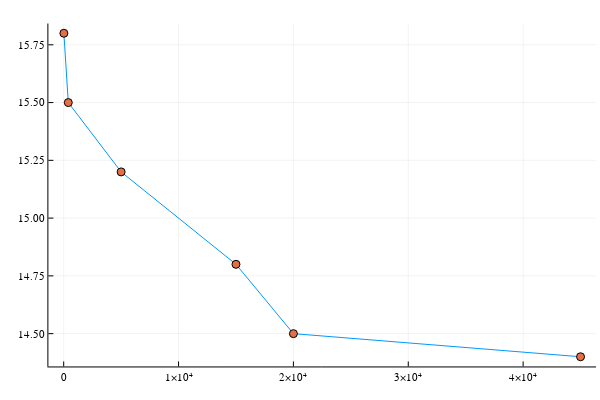

Here is the notebook cell this chart was saved with:
### Code cell
#First plot the data
plot(num_pirates, global_temp, legend = false)
scatter!(num_pirates, global_temp, legend = false)

### Figure 1 — Plotly figure (JSON) as saved in the notebook; plotly's stock layout.template omitted (floating-point values rounded to 4 significant figures)
{"data": [{"colorbar": {"title": ""}, "legendgroup": "y1", "line": {"color": "rgba(0, 154, 250, 1.000)", "dash": "solid", "shape": "linear", "width": 1}, "mode": "lines", "name": "y1", "showlegend": true, "type": "scatter", "x": [45000, 20000, 15000, 5000, 400, 17], "xaxis": "x1", "y": [14.4, 14.5, 14.8, 15.2, 15.5, 15.8], "yaxis": "y1", "zmax": null, "zmin": null}, {"colorbar": {"title": ""}, "legendgroup": "y2", "marker": {"color": "rgba(227, 111, 71, 1.000)", "line": {"color": "rgba(0, 0, 0, 1.000)", "width": 1}, "size": 8, "symbol": "circle"}, "mode": "markers", "name": "y2", "showlegend": true, "type": "scatter", "x": [45000, 20000, 15000, 5000, 400, 17], "xaxis": "x1", "y": [14.4, 14.5, 14.8, 15.2, 15.5, 15.8], "yaxis": "y1", "zmax": null, "zmin": null}], "layout": {"annotations": [], "height": 400, "margin": {"b": 20, "l": 0, "r": 0, "t": 20}, "paper_bgcolor": "rgba(255, 255, 255, 1.000)", "plot_bgcolor": "rgba(255, 255, 255, 1.000)", "showlegend": false, "width": 600, "xaxis": {"anchor": "y1", "domain": [0.08064, 0.9934], "gridcolor": "rgba(0, 0, 0, 0.100)", "gridwidth": 0.5, "linecolor": "rgba(0, 0, 0, 1.000)", "mirror": false, "range": [-1332.0, 46350.0], "showgrid": true, "showline": true, "showticklabels": true, "tickangle": 0, "tickcolor": "rgb(0, 0, 0)", "tickfont": {"color": "rgba(0, 0, 0, 1.000)", "family": "sans-serif", "size": 11}, "tickmode": "array", "ticks": "inside", "ticktext": ["0", "1×10⁴", "2×10⁴", "3×10⁴", "4×10⁴"], "tickvals": [0, 10000, 20000, 30000, 40000], "title": "", "titlefont": {"color": "rgba(0, 0, 0, 1.000)", "family": "sans-serif", "size": 15}, "type": "-", "visible": true, "zeroline": false, "zerolinecolor": "rgba(0, 0, 0, 1.000)"}, "yaxis": {"anchor": "x1", "domain": [0.03762, 0.9902], "gridcolor": "rgba(0, 0, 0, 0.100)", "gridwidth": 0.5, "linecolor": "rgba(0, 0, 0, 1.000)", "mirror": false, "range": [14.36, 15.84], "showgrid": true, "showline": true, "showticklabels": true, "tickangle": 0, "tickcolor": "rgb(0, 0, 0)", "tickfont": {"color": "rgba(0, 0, 0, 1.000)", "family": "sans-serif", "size": 11}, "tickmode": "array", "ticks": "inside", "ticktext": ["14.50", "14.75", "15.00", "15.25", "15.50", "15.75"], "tickvals": [14.5, 14.75, 15, 15.25, 15.5, 15.75], "title": "", "titlefont": {"color": "rgba(0, 0, 0, 1.000)", "family": "sans-serif", "size": 15}, "type": "-", "visible": true, "zeroline": false, "zerolinecolor": "rgba(0, 0, 0, 1.000)"}}}
